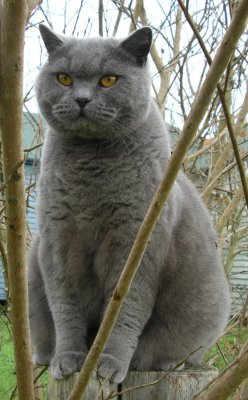
#> input picture image/cat.jpg, 248 x 400 px
$ python image.py   (older library calls are emulated)
#> lines starting #> are read from the running program, lines starting #| are printed output that depends on the picture
from scipy.misc import imread, imsave, imresize
from PIL import Image
from pylab import *

img = imread("cat.jpg")
#> img is the input picture: shape (400, 248, 3); mean R, G, B 117.6, 116.7, 103.4
print(img.dtype, img.shape)
#| uint8 (400, 248, 3)
img_tinted = img * [1, 0.4, 0.2]
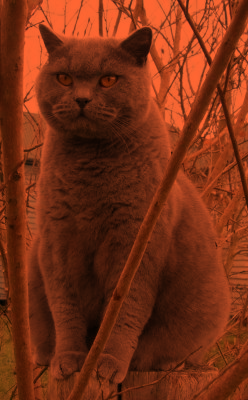
#> img_tinted: shape (400, 248, 3) float64; mean R, G, B 117.6, 46.7, 20.7
img_tinted = imresize(img_tinted, (300, 300))
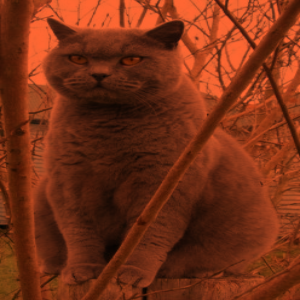
#> img_tinted: shape (300, 300, 3); mean R, G, B 117.7, 46.8, 20.8
imsave('cat_tinted.jpg', img_tinted)

im = array(Image.open('cat.jpg').convert('L'))
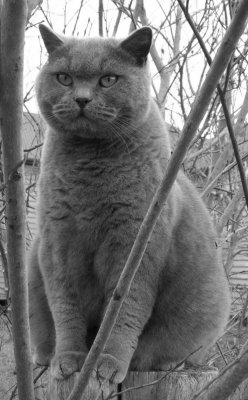
#> im: shape (400, 248); min 3, max 255, mean 115.5
figure()
gray()
contour(im, origin='image')
axis('equal')
axis('off')
figure()
hist(im.flatten(),256)
show()
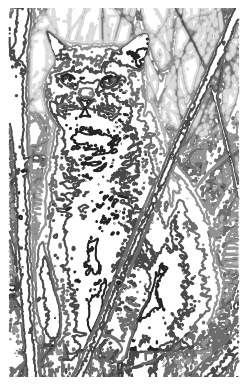
#> figure drawn by matplotlib, 1 panel
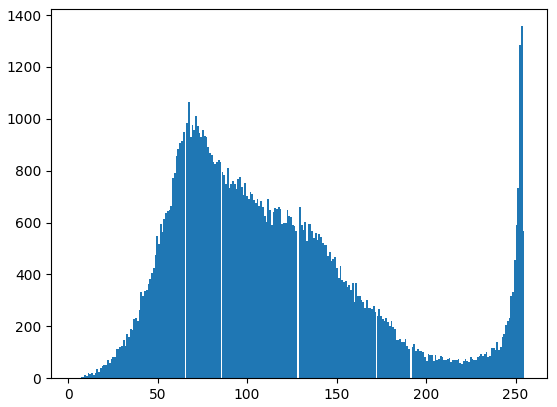
#> figure drawn by matplotlib, 1 panel; tallest bar 1357 high, from x = 253 to 254
